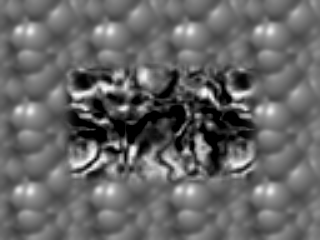
%> input picture ps5_octave/input/TestSeq/Shift0.png, 320 x 240 px
$ octave code.m   (GNU Octave 9; MATLAB toolbox functions it lacks are replaced by stand-ins)
%> lines starting %> are read from the running program, lines starting %| are printed output that depends on the picture
### ps5_octave/LKopticFlow.m
function [u,v] = LKopticFlow(I_base,I_motion)

    kernel = [-1 8 0 -8 1]/12;
    Ix = conv2(I_base,kernel,'same');
    Iy = conv2(I_base,kernel','same');
    [Gmag, Gdir] = imgradient(Ix, Iy);
    normIx = Ix./Gmag;
    normIy = Iy./Gmag;
    h = ones(5,5);

    sumIxIx = imfilter(Ix.*Ix,h);
    sumIyIy = imfilter(Iy.*Iy,h);
    sumIxIy = imfilter(Ix.*Iy,h);

    [x,y] = meshgrid(1:size(I_base,2),1:size(I_base,1));
    u0 = 0; v0 = 0;
    d_previous = 0;

    %while 1
        XI = x - u0;
        YI = y - v0;
        warped = imremap(I_base,XI,YI);

        It = I_motion - warped;

        sumIxIt = imfilter(Ix.*It,h);
        sumIyIt = imfilter(Iy.*It,h);

        detA = (sumIxIx.*sumIyIy) - (sumIxIy.*sumIxIy);
        detB1 = (-sumIxIt.*sumIyIy) - (sumIxIy.*(-sumIyIt));
        detB2 = (sumIxIx.*(-sumIyIt)) - (-sumIxIt.*sumIxIy);
        u = detB1./detA;
        v = detB2./detA;
        threshold = 0.0039;
        lamda1 = (sumIxIx + sumIyIy)/2 + sqrt(4*sumIxIy.^2 + (sumIxIx - sumIyIy).^2)/2;
        lamda2 = (sumIxIx + sumIyIy)/2 - sqrt(4*sumIxIy.^2 + (sumIxIx - sumIyIy).^2)/2;
        u(lamda1 < threshold & lamda2 < threshold) = 0;
        v(lamda1 < threshold & lamda2 < threshold) = 0;

        speed = -It./Gmag;
        u_norm = speed.*normIx;
        v_norm = speed.*normIy;
        u_nan = find(isnan(u));
        v_nan = find(isnan(v));
        u(u_nan) = u_norm(u_nan);
        v(v_nan) = v_norm(v_nan);

        % [13 lines of commented-out code are left out]

### ps5_octave/Reduce.m
%Gaussian pyramid
function reduced = Reduce(img)

    h = [1 4 6 4 1]/16;
    %reduced = conv2(conv2(img,h,'same'),h','same')(1:2:end,1:2:end);
    reduced = imfilter(imfilter(img,h,'symmetric'),h','symmetric')(1:2:end,1:2:end);

### ps5_octave/code.m
%kernel = conv2([1 4 6 4 1]'/16,[1 4 6 4 1]/16);
%I_base = imfilter(im2double(imread('input/TestSeq/Shift0.png')),kernel);
%I_motion = imfilter(im2double(imread('input/TestSeq/ShiftR2.png')),kernel);
I_base = imfilter(im2double(imread('input/TestSeq/Shift0.png')),fspecial('gaussian',7,1));
%> I_base: size 240x320 double; min 0, max 0.951, mean 0.397
I_motion = imfilter(im2double(imread('input/TestSeq/ShiftR2.png')),fspecial('gaussian',7,1));
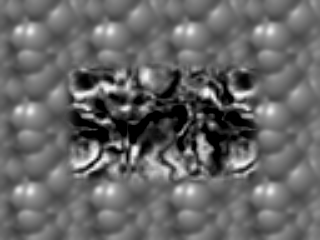
%> input picture ps5_octave/input/TestSeq/ShiftR2.png, 320 x 240 px
%> I_motion: size 240x320 double; min 0, max 0.951, mean 0.397; mean of the top-left, top-right, bottom-left and bottom-right quarters 0.41, 0.393, 0.394, 0.392
%[Ix,Iy] = imgradientxy(I_base);
%Ix = Ix/8;
%Iy = Iy/8;
kernel = [-1 8 0 -8 1]/12;
Ix = conv2(I_base,kernel,'same');
Iy = conv2(I_base,kernel','same');
h = ones(9,9);
%h = conv2([1 4 6 4 1]'/16,[1 4 6 4 1]/16); %This is the 5-tap filter
sumIxIx = imfilter(Ix.*Ix,h);
sumIyIy = imfilter(Iy.*Iy,h);
sumIxIy = imfilter(Ix.*Iy,h);

[x,y] = meshgrid(1:size(I_base,2),1:size(I_base,1));
u0 = 0; v0 = 0;
d_previous = 0;

while 1
    XI = x - u0;
    YI = y - v0;
    warped = imremap(I_base,XI,YI);

    It = I_motion - warped;
    % [6 lines of commented-out code are left out]

    sumIxIt = imfilter(Ix.*It,h);
    sumIyIt = imfilter(Iy.*It,h);

    % [12 lines of commented-out code are left out]
    detA = (sumIxIx.*sumIyIy) - (sumIxIy.*sumIxIy);
    detB1 = (-sumIxIt.*sumIyIy) - (sumIxIy.*(-sumIyIt));
    detB2 = (sumIxIx.*(-sumIyIt)) - (-sumIxIt.*sumIxIy);
    u = detB1./detA;
    v = detB2./detA;
    threshold = 0.0039;
    lamda1 = (sumIxIx + sumIyIy)/2 + sqrt(4*sumIxIy.^2 + (sumIxIx - sumIyIy).^2)/2;
    lamda2 = (sumIxIx + sumIyIy)/2 - sqrt(4*sumIxIy.^2 + (sumIxIx - sumIyIy).^2)/2;
    u(lamda1 < threshold & lamda2 < threshold) = 0;
    v(lamda1 < threshold & lamda2 < threshold) = 0;

    displacement = sqrt(u.^2 + v.^2);
    displacement = sum(displacement(:))/numel(displacement);
    u0 = u0 + u;
    v0 = v0 + v;

    if abs(d_previous - displacement) < 0.01
        break
    end
    d_previous = displacement;

end
%> this loop made 5 passes
%> (displacement, d_previous) on passes 1 to 4: (0.554, 0.554), (0.099, 0.099), (0.0581, 0.0581), (0.0452, 0.0452)
%> displacement on pass 5: 0.0391
%> pass 1, `detA = (sumIxIx.*sumIyIy) - (sumIxIy.*sumIxIy);`:
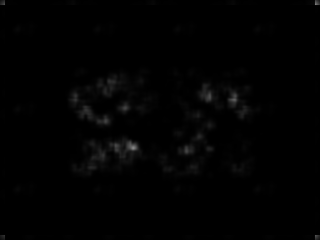
%> detA: size 240x320 double; min 5.63e-07, max 0.512, mean 0.00822
%> after the loop:
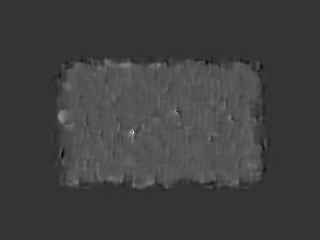
%> u0: size 240x320 double; min -3.2, max 12.4, mean 0.643; drawn with min black and max white
%> after the loop:
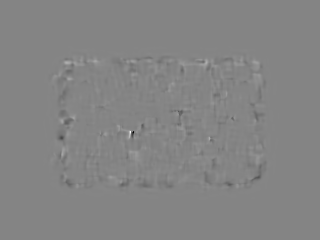
%> v0: size 240x320 double; min -10.24, max 9.4, mean -0.0108; drawn with min black and max white

% [18 lines of commented-out code are left out]

u = u0; v = v0;
%quiver(x,y,u,v,10);

u_deci = u(1:10:end, 1:10:end);
v_deci = v(1:10:end, 1:10:end);
X_deci = x(1:10:end, 1:10:end);
Y_deci = y(1:10:end, 1:10:end);
imshow(I_base);hold on;
quiver(X_deci, Y_deci, u_deci,v_deci, 'y')

I_base = imfilter(im2double(imread('input/TestSeq/Shift0.png')),fspecial('gaussian',7,1));
I_motion = imfilter(im2double(imread('input/TestSeq/ShiftR2.png')),fspecial('gaussian',7,1));
[u,v] = LKopticFlow(I_base,I_motion);
%> in LKopticFlow, `u(lamda1 < threshold & lamda2 < threshold) = 0;`:
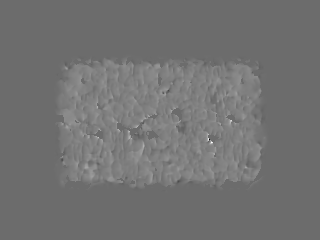
%> u: size 240x320 double; min -9.08, max 12.22, mean 0.497; drawn with min black and max white
%> in LKopticFlow, `v(lamda1 < threshold & lamda2 < threshold) = 0;`: v: size 240x320 double; min -16.33, max 16.49, mean 0.00505
%> in LKopticFlow, `speed = -It./Gmag;`:
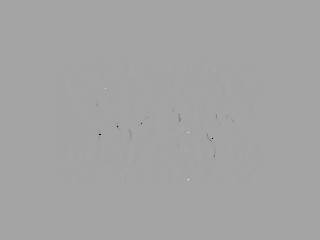
%> speed: size 240x320 double; 0% of the values are NaN or infinite; the others: min -513.8, max 284.8, mean -0.142; drawn with min black, max white, NaN and infinite black
%> in LKopticFlow, `u_nan = find(isnan(u));`: u_nan = []
[x,y] = meshgrid(1:size(I_base,2),1:size(I_base,1));
u_deci = u(1:10:end, 1:10:end);
v_deci = v(1:10:end, 1:10:end);
X_deci = x(1:10:end, 1:10:end);
Y_deci = y(1:10:end, 1:10:end);
imshow(I_base);hold on;
quiver(X_deci, Y_deci, u_deci,v_deci, 'y')


clear all, close all, clc;
pkg load image;
pkg load signal;

N_levels = 3
R1{1} = im2double(imread('input/TestSeq/Shift0.png'));
R2{1} = im2double(imread('input/TestSeq/ShiftR2.png'));
for i = 2:N_levels
    R1{i} = Reduce(R1{i-1});
    R2{i} = Reduce(R2{i-1});
end
%> after the loop, R1 = 3 items; R2 = 3 items

%Coarser level (3)
L3_img1 = R1{end}; L3_img2 = R2{end};
[u,v] = LKopticFlow(L3_img1,L3_img2);
%> in LKopticFlow (call 2), `Ix = conv2(I_base,kernel,'same');`:
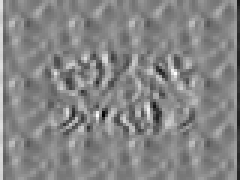
%> Ix: size 60x80 double (shown 3 times larger); min -0.4, max 0.365, mean 0.000204; drawn with min black and max white
[x,y] = meshgrid(1:size(u,2),1:size(u,1));
[xq,yq] = meshgrid(1:0.5:size(u,2)+0.5,1:0.5:size(u,1)+0.5);
u_exp = 2*interp2(x,y,u,xq,yq);
v_exp = 2*interp2(x,y,v,xq,yq);

%Next level (2)
L2_img1 = R1{end-1}; L2_img2 = R2{end-1};
[x,y] = meshgrid(1:size(u_exp,2),1:size(u_exp,1));
XI = x - u_exp;
YI = y - v_exp;
warped = imremap(L2_img1,XI,YI);
[u,v] = LKopticFlow(warped,L2_img2);
u_exp = u_exp + u;
v_exp = v_exp + v;

%Next level (1)
[x,y] = meshgrid(1:size(u_exp,2),1:size(u_exp,1));
[xq,yq] = meshgrid(1:0.5:size(u_exp,2)+0.5,1:0.5:size(u_exp,1)+0.5);
u_exp = 2*interp2(x,y,u_exp,xq,yq);
v_exp = 2*interp2(x,y,v_exp,xq,yq);

L1_img1 = R1{end-2}; L1_img2 = R2{end-2};
[x,y] = meshgrid(1:size(u_exp,2),1:size(u_exp,1));
XI = x - u_exp;
YI = y - v_exp;
warped = imremap(L1_img1,XI,YI);
[u,v] = LKopticFlow(warped,L1_img2);
u_exp = u_exp + u;
v_exp = v_exp + v;

u_deci = u_exp(1:10:end, 1:10:end);
v_deci = v_exp(1:10:end, 1:10:end);
X_deci = x(1:10:end, 1:10:end);
Y_deci = y(1:10:end, 1:10:end);
imshow(L1_img1);hold on;
quiver(X_deci, Y_deci, u_deci,v_deci, 'y')
